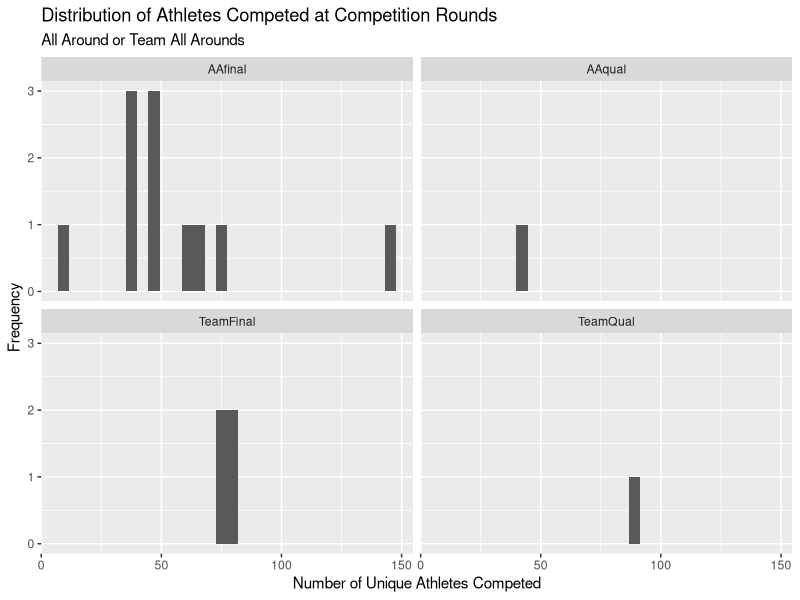
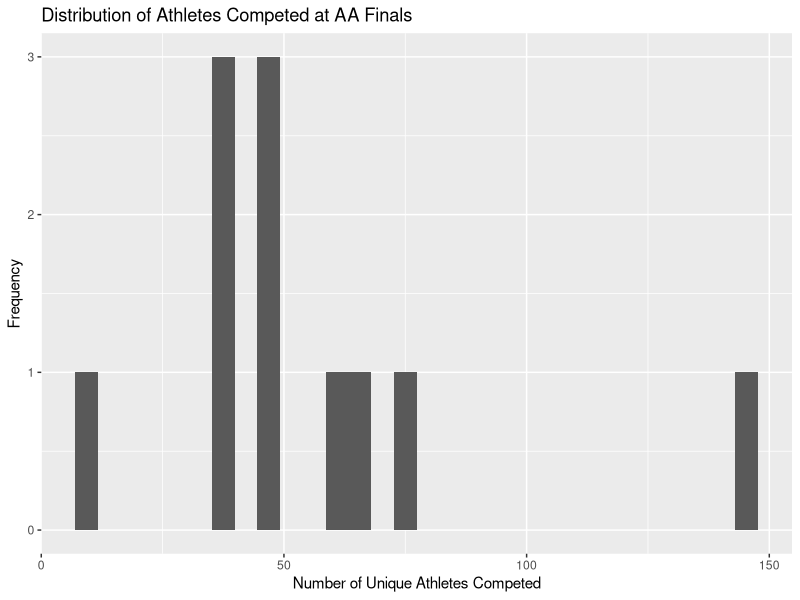
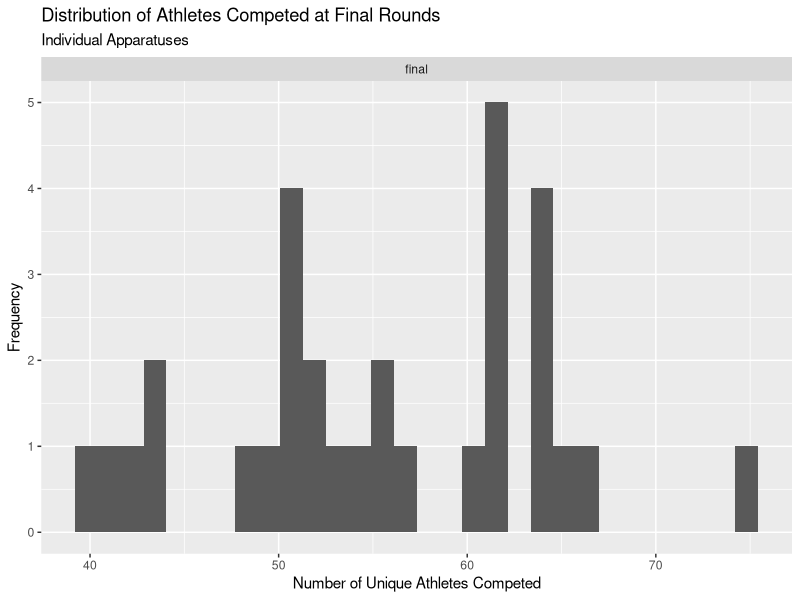
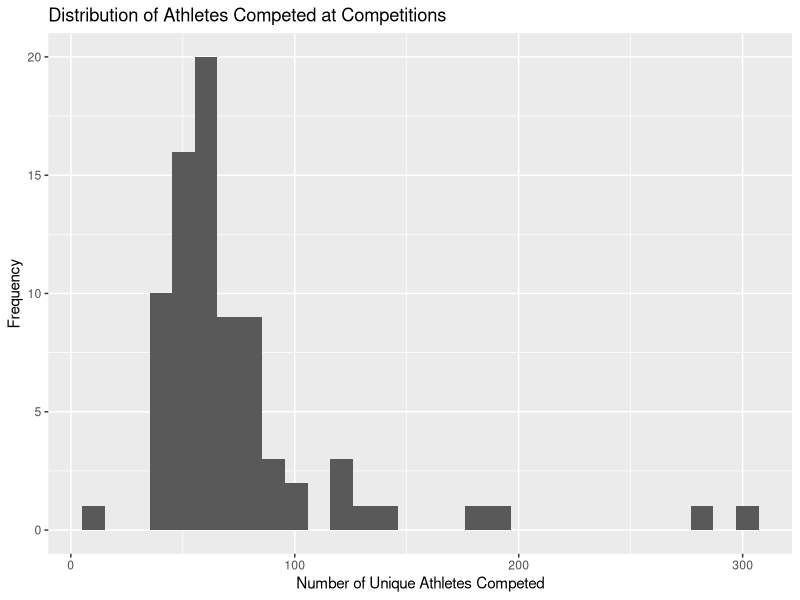
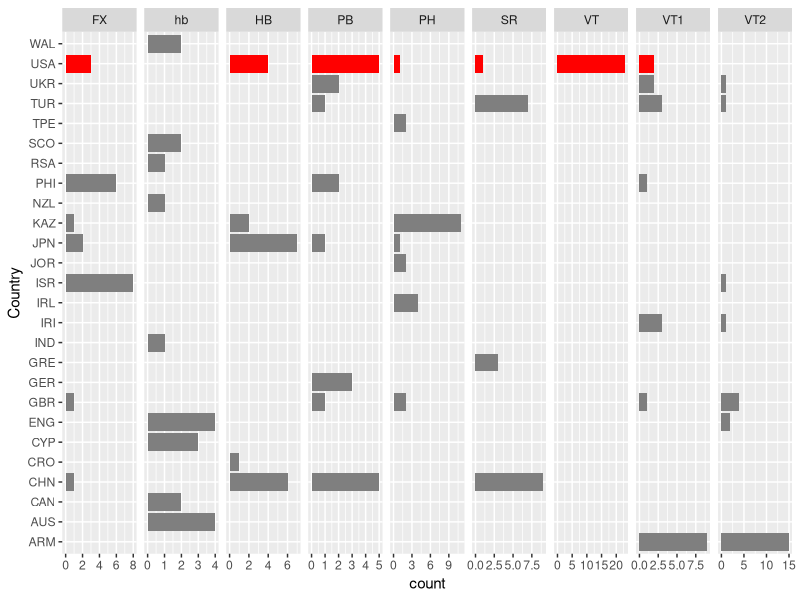
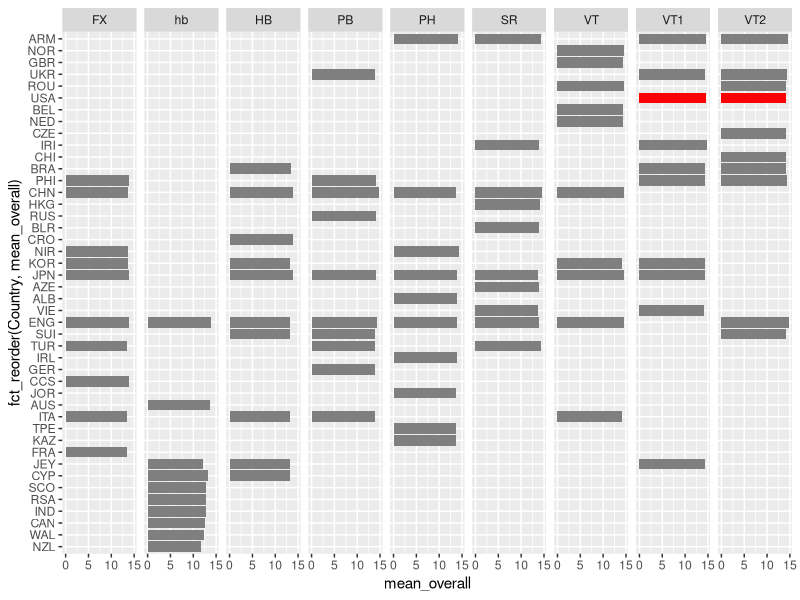
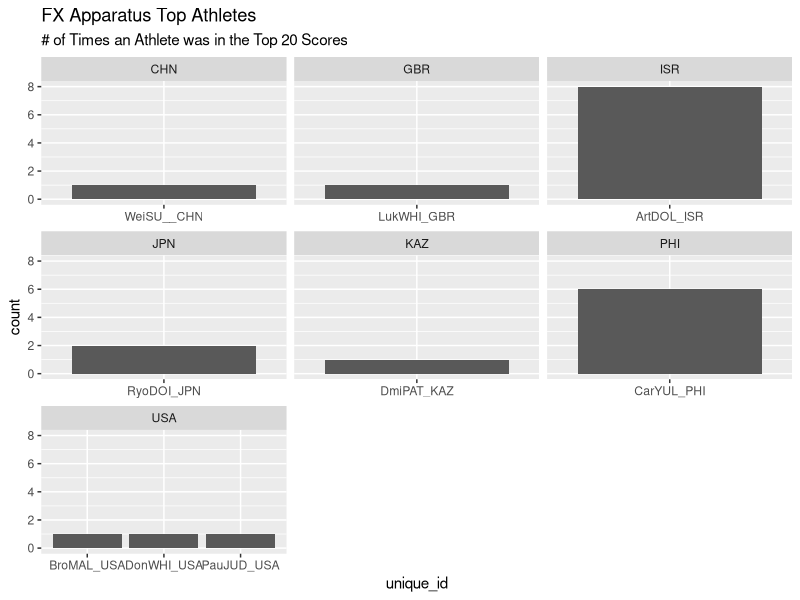
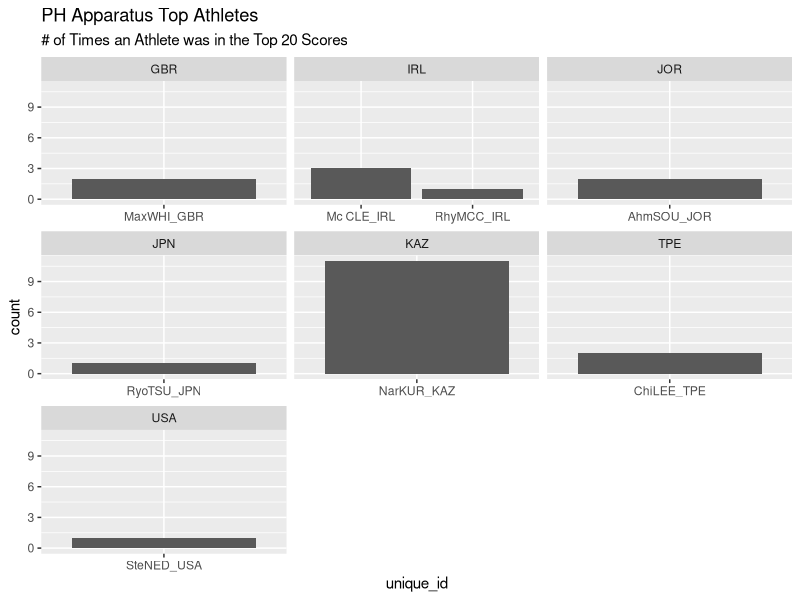

Here is the R script that generated these plots, in order:
## ---- chunk 1
#| echo : false
#| label: downloading-packages
#| message: false
#| include: false

library(tidyverse)
library(knitr)
library(stringr)
## ---- chunk 2
#| echo : false
#| label: read-data
#| message: false
#| include: false

#make sure this is forked to github so it's not a local file path
earlydata <- read_csv("Cleaned Data/data_2017_2021.csv")
laterdata <- read_csv("Cleaned Data/data_2022_2023.csv")

#will not be using early dataset because it only contains data about female athletes
early <- earlydata |>
  drop_na(Score, E_Score, D_Score, Apparatus, Round, Location, Competition, Country, Gender)

later <- laterdata |>
  drop_na(Score, E_Score, D_Score, Apparatus, Round, Location, Competition, Country, Gender)
## ---- chunk 3
#indonesian gymnast's name is Abiyu RAFI not ABIYURAFI
laterdata <- laterdata |>
  mutate(FirstName = ifelse(LastName == "ABIYURAFI" & FirstName == ".", "Abiyu", FirstName),
    LastName = ifelse(LastName == "ABIYURAFI", "RAFI", LastName))


laterdata <- laterdata |>
  mutate(firstname_check = ifelse(str_length(FirstName) >= 3, 1, 0),
         lastname_check = ifelse(str_length(LastName) >= 3, 1, 0))

laterdata <- laterdata |>
  mutate(FirstName = ifelse(firstname_check == 0, paste0(FirstName, "_"), FirstName),
         LastName = ifelse(lastname_check == 0, paste0(LastName, "_"), LastName))

#based on string methods -- creating unique athlete IDs
laterdata <- laterdata |>
  mutate(unique_id = paste0(str_sub(FirstName, 1, 3), str_sub(LastName, 1, 3), "_", Country))

laterdata |>
  filter(Gender == "w",
         Country == "USA")

#create a vector for AA or team
AA_team <- c("AAfinal", "TeamFinal", "TeamQual", "AAqual")
'%notin%' <- function(x,y)!('%in%'(x,y))

finals_vector <- c("AAfinal", "TeamFinal", "final")
## ---- chunk 4
#these quantiles are already grouped by gender and competition, round, apapratus, etc. so no bleeding
quantiled_data <- laterdata |>
  group_by(Gender, Competition, Round, Apparatus) |>
  mutate(quantile_20s = ntile(-Score, 5),
         quantile_10s = ntile(-Score, 10))

#filter out the athletes who have NEVER made it to a final, ever
filtered_data <- quantiled_data |>
  group_by(unique_id) |>
  filter(any(Round == "final" | Round == "TeamFinal" | Round == "AAfinal")) |>
  ungroup()

#summary of number of athletes competed in each competition in each round
number_athletes <- filtered_data |>
  group_by(Competition, Round) |>
  summarise(athletes_participated = n_distinct(unique_id))

number_athletes |>
  filter(Round %in% AA_team) |>
  ggplot(aes(x = athletes_participated)) +
    geom_histogram() +
    facet_wrap(~ Round) +
    labs(x = "Number of Unique Athletes Competed",
         y = "Frequency",
         title = "Distribution of Athletes Competed at Competition Rounds",
         subtitle = "All Around or Team All Arounds")

number_athletes |>
  filter(Round == "AAfinal") |>
  ggplot(aes(x = athletes_participated)) +
    geom_histogram() +
    labs(x = "Number of Unique Athletes Competed",
         y = "Frequency",
         title = "Distribution of Athletes Competed at AA Finals")

# at the oceania continental championships, only 10 unique athletes competed
# every other competition at each round has at minimum 36 athletes competing

number_athletes |>
  filter(Round == "final") |>
  ggplot(aes(x = athletes_participated)) +
    geom_histogram() +
    facet_wrap(~ Round) +
    labs(x = "Number of Unique Athletes Competed",
         y = "Frequency",
         title = "Distribution of Athletes Competed at Final Rounds",
         subtitle = "Individual Apparatuses")


#at these final rounds, there are at least 40 athletes in each final, so it's fine

ggplot(number_athletes, aes(x = athletes_participated)) +
  geom_histogram() +
  labs(x = "Number of Unique Athletes Competed",
       y = "Frequency",
       title = "Distribution of Athletes Competed at Competitions")

#going to left join to show the number of athletes that participated per round

joined_data <- filtered_data |>
  left_join(number_athletes, by = c("Competition", "Round"))

#now the athletes_participated column = how many athletes competed in it


#this filters out the individual records for ppl who were not in top quantiles at a competition
final_data <- joined_data |>
  filter((athletes_participated <= 100 & quantile_20s == 1) | (athletes_participated > 100 & quantile_10s == 1) | (Competition == "Oceania Continental Championships 2023" & quantile_20s %in% c(1, 2)))

#now let's check the number of unique athletes left
final_data |>
  group_by(Country) |>
  summarise(athletes_left = n_distinct(unique_id))

#there are 679 athletes left in total once we have filtered, USA still has 91 left
## ---- chunk 5


#for only the apparatus events
top_20_apparatus_men <- laterdata |>
  filter(Gender == "m",
         Round %notin% AA_team) |>
  select(Apparatus, unique_id, Country, Date, Competition, Round, Score) |>
  group_by(Apparatus) |>
  arrange(desc(Score)) |>
  slice_max(order_by = Score, n = 20)

top_20_apparatus_women <- laterdata |>
  filter(Gender == "w",
         Round %notin% AA_team) |>
  select(Apparatus, unique_id, Country, Date, Competition, Round, Score) |>
  group_by(Apparatus) |>
  arrange(desc(Score)) |>
  slice_max(order_by = Score, n = 20)

#top_20_apparatus_men
## ---- chunk 6
top_20_apparatus_men |>
  ggplot(aes(x = Country, fill = ifelse(Country == "USA", "Is USA", "Not USA"))) +
  geom_bar() + 
  scale_fill_manual(values = c("Is USA" = "red", "Not USA" = "grey50")) +
  theme(legend.position = "none") +
  facet_grid(~ Apparatus, scales = "free_x") + 
  coord_flip()
## ---- chunk 7
apparatus_summary <- laterdata |>
  filter(Gender == "m") |>
  select(unique_id, Apparatus, Country, Date, Competition, Round, D_Score, E_Score, Score) |>
  group_by(Apparatus, Country) |>
  summarise(mean_difficulty = mean(D_Score),
            mean_execution = mean(E_Score),
            mean_overall = mean(Score)) |>
  slice_max(order_by = mean_overall, n = 10)

apparatus_summary
## ---- chunk 8
apparatus_summary |>
  ggplot(aes(x = mean_overall, y = fct_reorder(Country, mean_overall), fill = ifelse(Country == "USA", "Is USA", "Not USA"))) +
  geom_col() +
  scale_fill_manual(values = c("Is USA" = "red", "Not USA" = "grey50")) +
  theme(legend.position = "none") +
  facet_grid(~ Apparatus, scales = "free_y")
## ---- chunk 9
top_20_apparatus_men |>
  filter(Apparatus == "FX") |>
  ggplot(aes(x = unique_id)) +
  geom_bar() +
  facet_wrap(~ Country, scales = "free_x") +
  labs(title = "FX Apparatus Top Athletes",
       subtitle = "# of Times an Athlete was in the Top 20 Scores")

top_20_apparatus_men |>
  filter(Apparatus == "PH") |>
  ggplot(aes(x = unique_id)) +
  geom_bar() +
  facet_wrap(~ Country, scales = "free_x") +
  labs(title = "PH Apparatus Top Athletes",
       subtitle = "# of Times an Athlete was in the Top 20 Scores")

top_20_apparatus_men |>
  filter(Apparatus == "HB") |>
  ggplot(aes(x = unique_id)) +
  geom_bar() +
  facet_wrap(~ Country, scales = "free_x") +
  labs(title = "HB Apparatus Top Athletes",
       subtitle = "# of Times an Athlete was in the Top 20 Scores")

top_20_apparatus_men |>
  filter(Apparatus == "hb") |>
  ggplot(aes(x = unique_id)) +
  geom_bar() +
  facet_wrap(~ Country, scales = "free_x") +
  labs(title = "hb Apparatus Top Athletes",
       subtitle = "# of Times an Athlete was in the Top 20 Scores")

top_20_apparatus_men |>
  filter(Apparatus == "VT") |>
  ggplot(aes(x = unique_id)) +
  geom_bar() +
  facet_wrap(~ Country, scales = "free_x") +
  labs(title = "VT Apparatus Top Athletes",
       subtitle = "# of Times an Athlete was in the Top 20 Scores")

top_20_apparatus_men |>
  filter(Apparatus == "VT1") |>
  ggplot(aes(x = unique_id)) +
  geom_bar() +
  facet_wrap(~ Country, scales = "free_x") +
  labs(title = "VT1 Apparatus Top Athletes",
       subtitle = "# of Times an Athlete was in the Top 20 Scores")

top_20_apparatus_men |>
  filter(Apparatus == "VT2") |>
  ggplot(aes(x = unique_id)) +
  geom_bar() +
  facet_wrap(~ Country, scales = "free_x") +
  labs(title = "VT2 Apparatus Top Athletes",
       subtitle = "# of Times an Athlete was in the Top 20 Scores")

top_20_apparatus_men |>
  filter(Apparatus == "SR") |>
  ggplot(aes(x = unique_id)) +
  geom_bar() +
  facet_wrap(~ Country, scales = "free_x") +
  labs(title = "SR Apparatus Top Athletes",
       subtitle = "# of Times an Athlete was in the Top 20 Scores")

top_20_apparatus_men |>
  filter(Apparatus == "PB") |>
  ggplot(aes(x = unique_id)) +
  geom_bar() +
  facet_wrap(~ Country, scales = "free_x") +
  labs(title = "PB Apparatus Top Athletes",
       subtitle = "# of Times an Athlete was in the Top 20 Scores")
## ---- chunk 10
top_20_apparatus_women |>
  filter(Apparatus == "BB") |>
  ggplot(aes(x = unique_id)) +
  geom_bar() +
  facet_wrap(~ Country, scales = "free_x") +
  labs(title = "BB Apparatus Top Athletes",
       subtitle = "# of Times an Athlete was in the Top 20 Scores")

top_20_apparatus_women |>
  filter(Apparatus == "VT") |>
  ggplot(aes(x = unique_id)) +
  geom_bar() +
  facet_wrap(~ Country, scales = "free_x") +
  labs(title = "VT Apparatus Top Athletes",
       subtitle = "# of Times an Athlete was in the Top 20 Scores")

top_20_apparatus_women |>
  filter(Apparatus == "UB") |>
  ggplot(aes(x = unique_id)) +
  geom_bar() +
  facet_wrap(~ Country, scales = "free_x") +
  labs(title = "UB Apparatus Top Athletes",
       subtitle = "# of Times an Athlete was in the Top 20 Scores")

top_20_apparatus_women |>
  filter(Apparatus == "VT1") |>
  ggplot(aes(x = unique_id)) +
  geom_bar() +
  facet_wrap(~ Country, scales = "free_x") +
  labs(title = "VT1 Apparatus Top Athletes",
       subtitle = "# of Times an Athlete was in the Top 20 Scores")

top_20_apparatus_women |>
  filter(Apparatus == "VT2") |>
  ggplot(aes(x = unique_id)) +
  geom_bar() +
  facet_wrap(~ Country, scales = "free_x") +
  labs(title = "VT2 Apparatus Top Athletes",
       subtitle = "# of Times an Athlete was in the Top 20 Scores")


top_20_apparatus_women |>
  filter(Apparatus == "FX") |>
  ggplot(aes(x = unique_id)) +
  geom_bar() +
  facet_wrap(~ Country, scales = "free_x") +
  labs(title = "FX Apparatus Top Athletes",
       subtitle = "# of Times an Athlete was in the Top 20 Scores")
## ---- chunk 11
# laterUSA <- later |>
#   filter(Country == "USA")
# 
# laterUSAwomen <- laterUSA |>
#   filter(Gender == "w")
# 
# laterUSAmen <- laterUSA |>
#   filter(Gender == "m")
